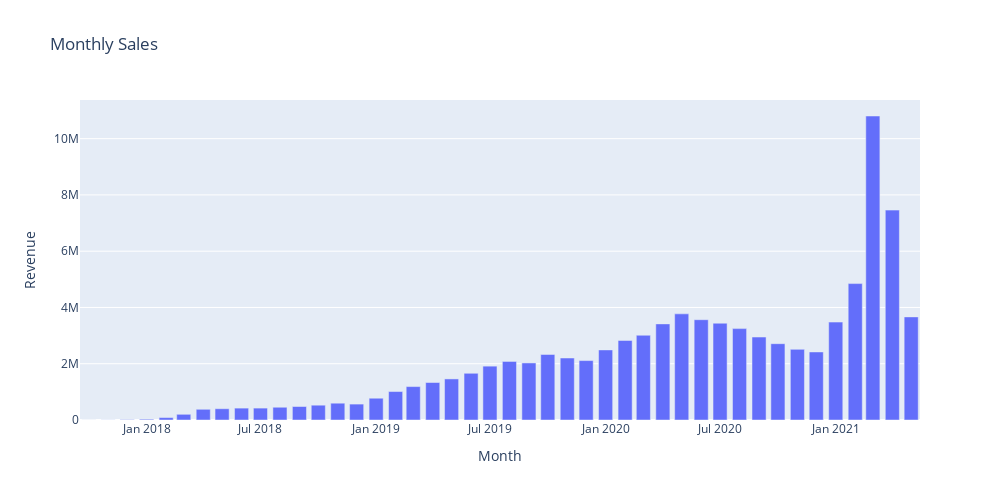

The notebook cell this image was saved under:
### Markdown cell above
## Monthly Sales

### Code cell
tbl_name = "cirkul_database_import.business_intelligence_orders"
sel_fields = "order_processed_at_date, order_revenue"
query = "SELECT " + sel_fields + " FROM " + tbl_name
df_orders = pd.read_sql_query(query, cnx)

df_orders['order_processed_at_date'] = df_orders['order_processed_at_date'].dt.strftime('%Y-%m')
monthly_revs = df_orders.groupby('order_processed_at_date').sum().reset_index()
monthly_revs = monthly_revs.rename(columns={'order_processed_at_date':'Month','order_revenue':'Revenue'})

# Plot
fig = px.bar(monthly_revs, x='Month', y='Revenue', title='Monthly Sales', \
    height=500, width=1000)
fig.show()

### Figure 1 — Plotly figure (JSON) as saved in the notebook; plotly's stock layout.template omitted (floating-point values rounded to 4 significant figures)
{"data": [{"alignmentgroup": "True", "hovertemplate": "Month=%{x}<br>Revenue=%{y}<extra></extra>", "legendgroup": "", "marker": {"color": "#636efa"}, "name": "", "offsetgroup": "", "orientation": "v", "showlegend": false, "textposition": "auto", "type": "bar", "x": ["2017-10", "2017-11", "2017-12", "2018-01", "2018-02", "2018-03", "2018-04", "2018-05", "2018-06", "2018-07", "2018-08", "2018-09", "2018-10", "2018-11", "2018-12", "2019-01", "2019-02", "2019-03", "2019-04", "2019-05", "2019-06", "2019-07", "2019-08", "2019-09", "2019-10", "2019-11", "2019-12", "2020-01", "2020-02", "2020-03", "2020-04", "2020-05", "2020-06", "2020-07", "2020-08", "2020-09", "2020-10", "2020-11", "2020-12", "2021-01", "2021-02", "2021-03", "2021-04", "2021-05"], "xaxis": "x", "y": [457, 3140, 12950.0, 28120.0, 86090.0, 202500.0, 380500.0, 400400.0, 422800.0, 423100.0, 453700.0, 479600.0, 526400.0, 597100.0, 565400.0, 774200.0, 1012000.0, 1188000.0, 1333000.0, 1460000.0, 1661000.0, 1914000.0, 2081000.0, 2028000.0, 2330000.0, 2203000.0, 2112000.0, 2491000.0, 2827000.0, 3012000.0, 3416000.0, 3773000.0, 3565000.0, 3441000.0, 3248000.0, 2948000.0, 2713000.0, 2511000.0, 2419000.0, 3481000.0, 4849000.0, 10810000.0, 7460000.0, 3665000.0], "yaxis": "y"}], "layout": {"barmode": "relative", "height": 500, "legend": {"tracegroupgap": 0}, "title": {"text": "Monthly Sales"}, "width": 1000, "xaxis": {"anchor": "y", "domain": [0, 1], "title": {"text": "Month"}}, "yaxis": {"anchor": "x", "domain": [0, 1], "title": {"text": "Revenue"}}}}
